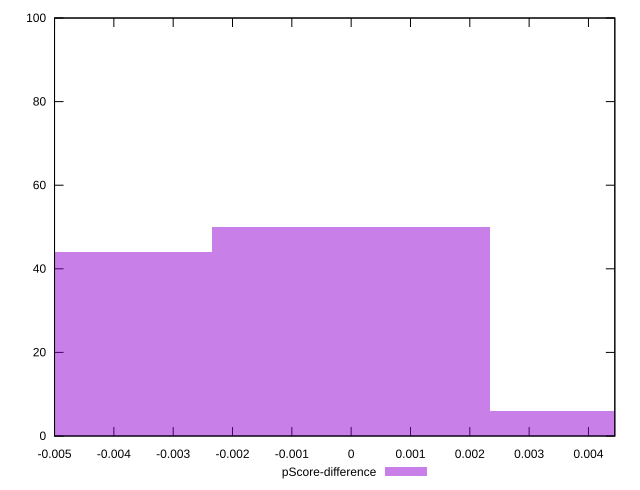

Generate this figure with gnuplot:
reset

$pScoreDifference <<EOF
0 50
-0.004685288211296775 44
0.004685288211296775 6
EOF

set key outside below
set boxwidth 0.004685288211296775
set xrange [-0.0050000000000000044:0.004444444444444473]
set yrange [0:100]
set trange [0:100]
set style fill transparent solid 0.5 noborder
set terminal svg size 640, 490 enhanced background rgb 'white'
set output "report_00014_2021-02-09T15:56:05.503Z/uses-webp-images/samples/pages+cached+noadtech/pScore-difference/histogram.svg"

plot $pScoreDifference title "pScore-difference" with boxes

reset
